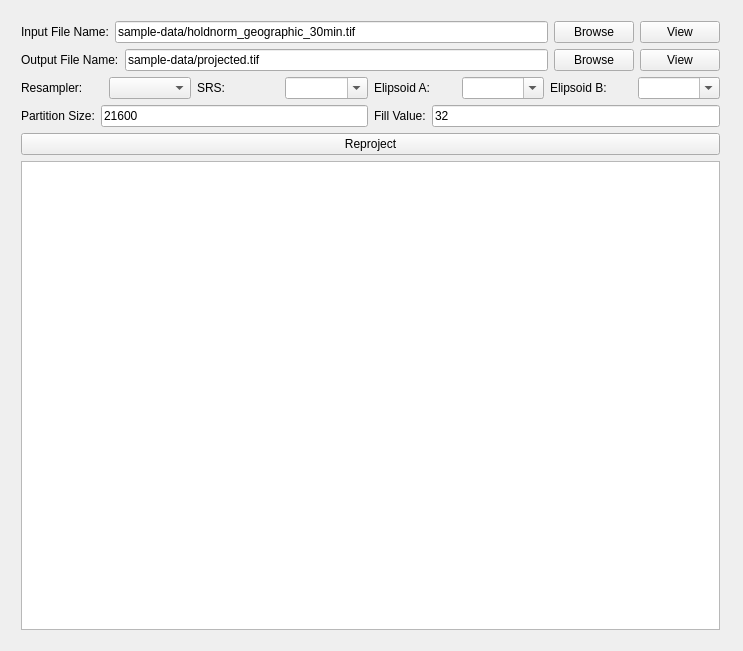
<?xml version="1.0" encoding="UTF-8"?>
<ui version="4.0">
 <class>Prb</class>
 <widget class="QWidget" name="Prb">
  <property name="geometry">
   <rect>
    <x>0</x>
    <y>0</y>
    <width>743</width>
    <height>651</height>
   </rect>
  </property>
  <property name="windowTitle">
   <string>pRasterBlaster</string>
  </property>
  <widget class="QWidget" name="layoutWidget">
   <property name="geometry">
    <rect>
     <x>10</x>
     <y>10</y>
     <width>721</width>
     <height>631</height>
    </rect>
   </property>
   <layout class="QVBoxLayout" name="verticalLayout">
    <item>
     <layout class="QHBoxLayout" name="horizontalLayout_6">
      <item>
       <widget class="QLabel" name="inputFileNameLabel">
        <property name="text">
         <string>Input File Name:</string>
        </property>
       </widget>
      </item>
      <item>
       <widget class="QLineEdit" name="inputFileNameLineEdit">
        <property name="text">
         <string>sample-data/holdnorm_geographic_30min.tif</string>
        </property>
       </widget>
      </item>
      <item>
       <widget class="QPushButton" name="inputFileNameButton">
        <property name="text">
         <string>Browse</string>
        </property>
       </widget>
      </item>
      <item>
       <widget class="QPushButton" name="inputPreviewButton">
        <property name="text">
         <string>View</string>
        </property>
       </widget>
      </item>
     </layout>
    </item>
    <item>
     <layout class="QHBoxLayout" name="horizontalLayout_3">
      <item>
       <widget class="QLabel" name="outputFileNameLabel">
        <property name="text">
         <string>Output File Name:</string>
        </property>
       </widget>
      </item>
      <item>
       <widget class="QLineEdit" name="outputFileNameLineEdit">
        <property name="text">
         <string>sample-data/projected.tif</string>
        </property>
       </widget>
      </item>
      <item>
       <widget class="QPushButton" name="outputFileNameButton">
        <property name="text">
         <string>Browse</string>
        </property>
       </widget>
      </item>
      <item>
       <widget class="QPushButton" name="outputPreviewButton">
        <property name="text">
         <string>View</string>
        </property>
       </widget>
      </item>
     </layout>
    </item>
    <item>
     <layout class="QHBoxLayout" name="horizontalLayout_4">
      <item>
       <widget class="QLabel" name="resamplerLabel">
        <property name="text">
         <string>Resampler:</string>
        </property>
       </widget>
      </item>
      <item>
       <widget class="QComboBox" name="resamplerComboBox">
        <property name="editable">
         <bool>false</bool>
        </property>
       </widget>
      </item>
      <item>
       <widget class="QLabel" name="srsLabel">
        <property name="text">
         <string>SRS:</string>
        </property>
       </widget>
      </item>
      <item>
       <widget class="QComboBox" name="srsComboBox">
        <property name="editable">
         <bool>true</bool>
        </property>
       </widget>
      </item>
      <item>
       <widget class="QLabel" name="elipsoidALabel">
        <property name="text">
         <string>Elipsoid A:</string>
        </property>
       </widget>
      </item>
      <item>
       <widget class="QComboBox" name="elipsoidAComboBox">
        <property name="editable">
         <bool>true</bool>
        </property>
       </widget>
      </item>
      <item>
       <widget class="QLabel" name="elipsoidBLabel">
        <property name="text">
         <string>Elipsoid B:</string>
        </property>
       </widget>
      </item>
      <item>
       <widget class="QComboBox" name="elipsoidBComboBox">
        <property name="editable">
         <bool>true</bool>
        </property>
       </widget>
      </item>
     </layout>
    </item>
    <item>
     <layout class="QHBoxLayout" name="horizontalLayout_5">
      <item>
       <layout class="QHBoxLayout" name="horizontalLayout">
        <item>
         <widget class="QLabel" name="partitionSizeLabel">
          <property name="text">
           <string>Partition Size:</string>
          </property>
         </widget>
        </item>
        <item>
         <widget class="QLineEdit" name="partitionSizeLineEdit">
          <property name="text">
           <string>21600</string>
          </property>
         </widget>
        </item>
       </layout>
      </item>
      <item>
       <layout class="QHBoxLayout" name="horizontalLayout_2">
        <item>
         <widget class="QLabel" name="fillValueLabel">
          <property name="text">
           <string>Fill Value:</string>
          </property>
         </widget>
        </item>
        <item>
         <widget class="QLineEdit" name="fillValueLineEdit">
          <property name="text">
           <string>32</string>
          </property>
         </widget>
        </item>
       </layout>
      </item>
     </layout>
    </item>
    <item>
     <widget class="QPushButton" name="reprojectButton">
      <property name="maximumSize">
       <size>
        <width>16777215</width>
        <height>16777215</height>
       </size>
      </property>
      <property name="text">
       <string>Reproject</string>
      </property>
     </widget>
    </item>
    <item>
     <widget class="QTextEdit" name="outputTextEdit"/>
    </item>
   </layout>
  </widget>
 </widget>
 <layoutdefault spacing="6" margin="11"/>
 <resources/>
 <connections/>
</ui>
